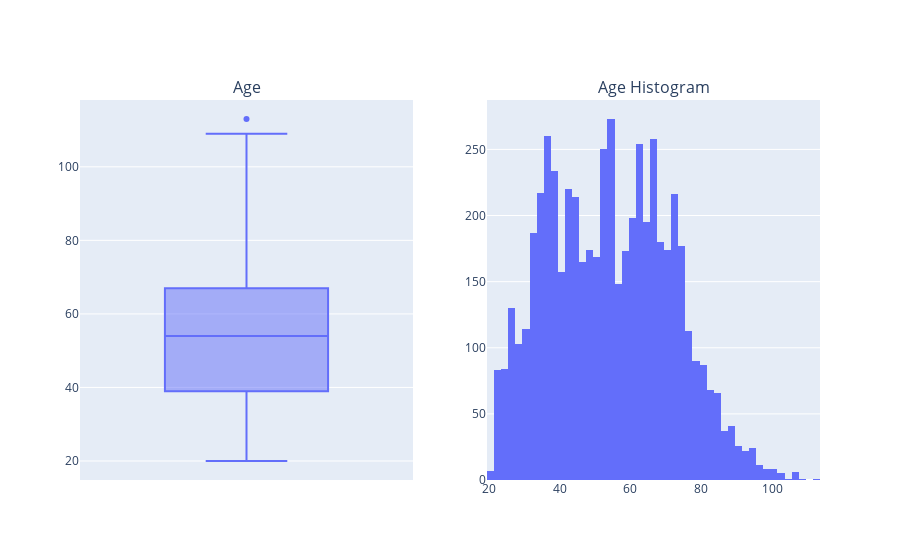

Write notebook code for a chart like this one.
### Code cell
current_date =  datetime.date(year_pick, 1, 1)
current_date_range_1 =  datetime.date(year_pick, 1, 1)
current_date_range_2 =  datetime.date(year_pick, 1, 2)
#select dead agents
#df_filter = df.loc[(df['start_action']<current_date_range_2) & (df['start_action']>=current_date_range_1) & (df['Agent_Status']=='Living')]
df_filter1 = df_2.loc[(df_2['Agent_Status']=='Living') & (df_2['start_action']<current_date_range_2)]

dead_agents = df_filter1.loc[(current_date_range_1>=df_filter1['death_date'])]
living_agents = df_filter1.loc[(current_date_range_2 < df_filter1['death_date']) & (current_date_range_1>=df_filter1['birth_date'])]
#statistics for lviing agents
agent_age = (current_date_range_1 - living_agents['birth_date']).dt.days
agent_age = agent_age.apply(lambda x: int(float(x)/365))
agent_age.name='Age'
fig = px.box(agent_age, y="Age",title="Age")
print('')
print('')
print('year: ', str(year_pick))

fig1 = px.histogram(agent_age, x="Age",title="Age Histogram")

print('Average Age of Household: ',int(agent_age.mean()))
print('Number of Households: ',int(agent_age.count()))
print("Number of Agents displaced: 0")
print("Number of Agents who died ",dead_agents['agentID'].count())
print("Life Expectancy Average",round(df['death_age'].mean(),1))
trace1 = fig['data'][0]
trace2 = fig1['data'][0]

fig = make_subplots(rows=1, cols=2, shared_xaxes=False,subplot_titles=['Age','Age Histogram'])
fig.add_trace(trace1, row=1, col=1)
fig.add_trace(trace2, row=1, col=2)

### Figure 1 — Plotly figure (JSON) as saved in the notebook; plotly's stock layout.template omitted (floating-point values rounded to 4 significant figures; data arrays with more than 128 entries replaced by an {"elided": "..."} marker saying what was removed)
{"data": [{"alignmentgroup": "True", "hovertemplate": "Age=%{y}<extra></extra>", "legendgroup": "", "marker": {"color": "#636efa"}, "name": "", "notched": false, "offsetgroup": "", "orientation": "v", "showlegend": false, "type": "box", "x0": " ", "xaxis": "x", "y": {"elided": "5629 int values"}, "y0": " ", "yaxis": "y"}, {"alignmentgroup": "True", "bingroup": "x", "hovertemplate": "Age=%{x}<br>count=%{y}<extra></extra>", "legendgroup": "", "marker": {"color": "#636efa"}, "name": "", "offsetgroup": "", "orientation": "v", "showlegend": false, "type": "histogram", "x": {"elided": "5629 int values"}, "xaxis": "x2", "yaxis": "y2"}], "layout": {"annotations": [{"font": {"size": 16}, "showarrow": false, "text": "Age", "x": 0.225, "xanchor": "center", "xref": "paper", "y": 1, "yanchor": "bottom", "yref": "paper"}, {"font": {"size": 16}, "showarrow": false, "text": "Age Histogram", "x": 0.775, "xanchor": "center", "xref": "paper", "y": 1, "yanchor": "bottom", "yref": "paper"}], "autosize": true, "xaxis": {"anchor": "y", "autorange": true, "domain": [0, 0.45], "range": [-0.5, 0.5], "type": "category"}, "xaxis2": {"anchor": "y2", "autorange": true, "domain": [0.55, 1], "range": [19.5, 113.5], "type": "linear"}, "yaxis": {"anchor": "x", "autorange": true, "domain": [0, 1], "range": [14.83, 118.2], "type": "linear"}, "yaxis2": {"anchor": "x2", "autorange": true, "domain": [0, 1], "range": [0, 287.4]}}}
